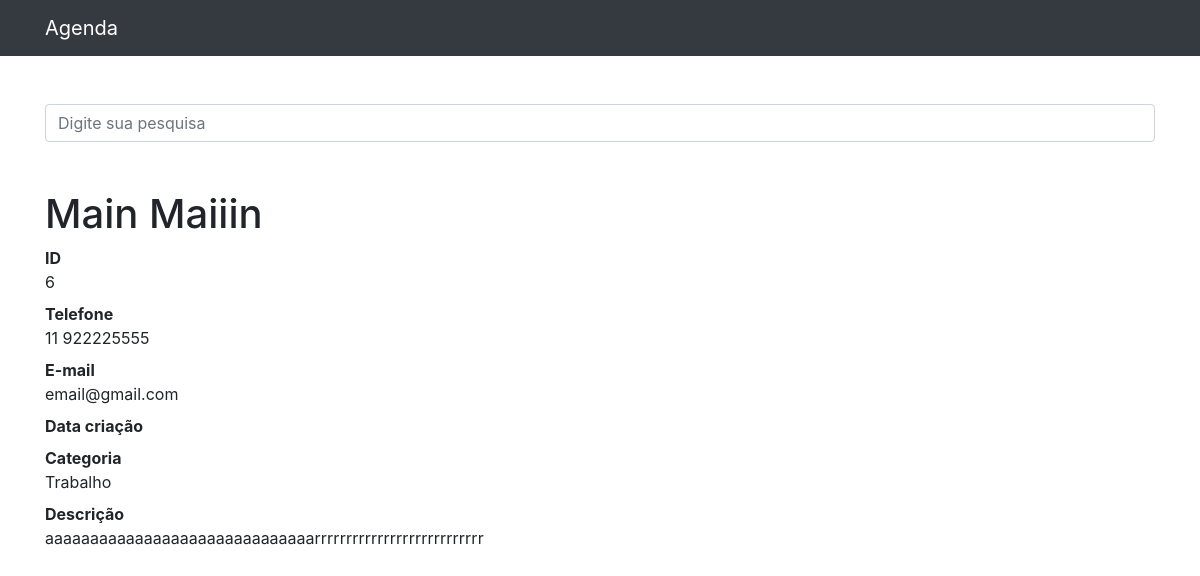
Page /6 on the committed database.
### contatos/models.py (models this page shows, shortened)
class Contato(models.Model):
    nome = models.CharField(max_length=255)
    sobrenome = models.CharField(max_length=255, blank=True)
    telefone = models.CharField(max_length=255)
    email = models.CharField(max_length=255, blank=True)
    data_crianao = models.DateTimeField(default=timezone.now)
    descrinao = models.TextField(blank=True)
    categoria = models.ForeignKey(Categoria, on_delete=models.DO_NOTHING)
    mostrar = models.BooleanField(default=True)
    foto = models.ImageField(blank=True, upload_to='fotos/%Y/%m')

class Categoria(models.Model):
    nome = models.CharField(max_length=255)
    def __str__(self):
        return self.nome

### contatos/views.py (the view)
# urls.py: path('<int:contato_id>', views.ver_contato, name='ver_contato'),
def ver_contato(request, contato_id):
    contato = get_object_or_404(Contato, id=contato_id)
    if not contato.mostrar:
        raise Http404()
    return render(request, 'contatos/ver_contato.html', {
        'contato': contato
    })

### contatos/templates/contatos/ver_contato.html (shortened to what this page needs)
{% extends 'base.html' %}
{% block 'conteudo' %}
<h1 class="mt-5">{{ contato.nome }} {{ contato.sobrenome }}</h1>
<dl>
      <dt>ID</dt>
      <dd>{{ contato.id }}</dd>
      <dt>Telefone</dt>
      <dd>{{ contato.telefone }}</dd>
      <dt>E-mail</dt>
      <dd>{{ contato.email }}</dd>
      <dt>Data criação</dt>
      <dt>Categoria</dt>
      <dd>{{ contato.categoria }}</dd>
      <dt>Descrição</dt>
      <dd>
      {{ contato.descrinao }}
      </dd>
</dl>
{%endblock%}

### rows in the picture
Contato: nome "Main", sobrenome "Maiiin", id "6", telefone "11 922225555", email "email@gmail.com", categoria "Trabalho", descrinao "aaaaaaaaaaaaaaaaaaaaaaaaaaaaaarrrrrrrrrrrrrrrrrrrrrrrrrrr"
